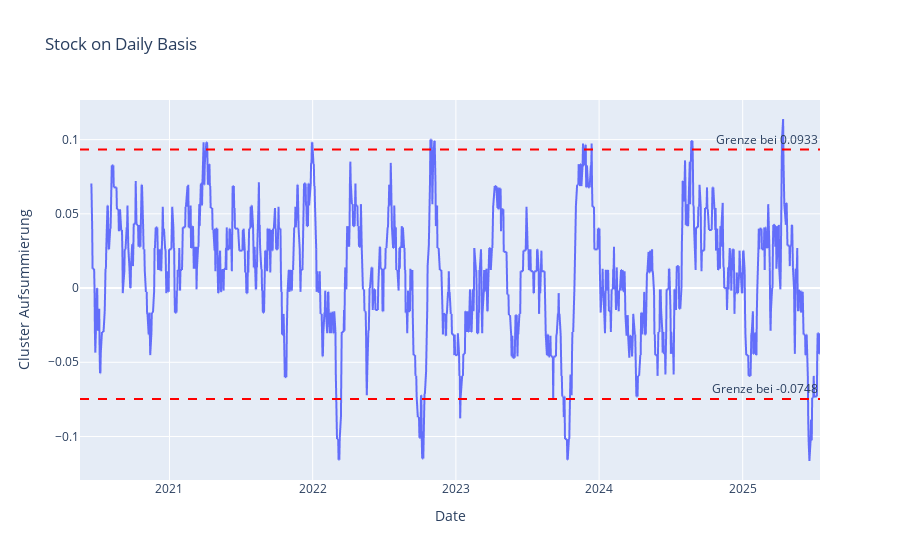

The notebook cell saved with this chart:
### Markdown cell above
### Determine the boundaries of the density

### Code cell
# Calculate the density
describe_ser = df_stock["density"].describe()
upper_limit = describe_ser["mean"] + (describe_ser["std"] * 2)
lower_limit = describe_ser["mean"] - (describe_ser["std"] * 2)
print(describe_ser)

# Show the density
fig = px.line(df_stock, x="date", y="density", title="Stock on Daily Basis",
                  labels={"date": "Date", "density": "Cluster Aufsummierung"})

fig.add_hline(y=upper_limit, line_dash="dash", line_color="red", annotation_text=f"Grenze bei {round(upper_limit,4)}")
fig.add_hline(y=lower_limit, line_dash="dash", line_color="red", annotation_text=f"Grenze bei {round(lower_limit,4)}")


fig.show()

### Figure 1 — Plotly figure (JSON) as saved in the notebook; plotly's stock layout.template omitted (floating-point values rounded to 4 significant figures; data arrays with more than 128 entries replaced by an {"elided": "..."} marker saying what was removed)
{"data": [{"hovertemplate": "Date=%{x}<br>Cluster Aufsummierung=%{y}<extra></extra>", "legendgroup": "", "line": {"color": "#636efa", "dash": "solid"}, "marker": {"symbol": "circle"}, "mode": "lines", "name": "", "showlegend": false, "type": "scattergl", "x": {"elided": "1295 str values"}, "xaxis": "x", "y": {"elided": "1295 float values"}, "yaxis": "y"}], "layout": {"annotations": [{"showarrow": false, "text": "Grenze bei 0.0933", "x": 1, "xanchor": "right", "xref": "x domain", "y": 0.09331, "yanchor": "bottom", "yref": "y"}, {"showarrow": false, "text": "Grenze bei -0.0748", "x": 1, "xanchor": "right", "xref": "x domain", "y": -0.07475, "yanchor": "bottom", "yref": "y"}], "legend": {"tracegroupgap": 0}, "shapes": [{"line": {"color": "red", "dash": "dash"}, "type": "line", "x0": 0, "x1": 1, "xref": "x domain", "y0": 0.09331, "y1": 0.09331, "yref": "y"}, {"line": {"color": "red", "dash": "dash"}, "type": "line", "x0": 0, "x1": 1, "xref": "x domain", "y0": -0.07475, "y1": -0.07475, "yref": "y"}], "title": {"text": "Stock on Daily Basis"}, "xaxis": {"anchor": "y", "domain": [0, 1], "title": {"text": "Date"}}, "yaxis": {"anchor": "x", "domain": [0, 1], "title": {"text": "Cluster Aufsummierung"}}}}
